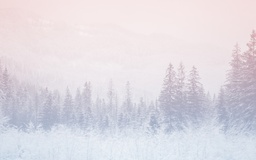
#> input picture Low_Contrast_Color.jpg, 256 x 160 px, shrunk from 1000 x 625 before the run
$ python Histogram_Equalization_Color.py
#> lines starting #> are read from the running program, lines starting #| are printed output that depends on the picture
# This program is written by Abubakr Shafique (abubakr.shafique@gmail.com)
import numpy as np	#This is to deal with numbers and arrays
import cv2 as cv	#This is to deal with images

def Max(Current_Value, New_Value):
	if New_Value > Current_Value:
		return New_Value
	else:
		return Current_Value

def Min(Current_Value, New_Value):
	if New_Value < Current_Value:
		return New_Value
	else:
		return Current_Value

def Histogram_Computation(Image):
	Image_Height = Image.shape[0]
	Image_Width = Image.shape[1]
	Image_Channels = Image.shape[2]

	Histogram = np.zeros([256, Image_Channels], np.int32)

	Max_Intensity = np.zeros([Image_Channels], np.int32)
	Min_Intensity = np.full([Image_Channels], 255, np.int32)

	for x in range(0, Image_Height):
		for y in range(0, Image_Width):
			for c in range(0, Image_Channels):
				Histogram[Image[x,y,c],c] +=1
				Max_Intensity[c] = Max(Max_Intensity[c], Image[x,y,c])
				Min_Intensity[c] = Min(Min_Intensity[c], Image[x,y,c])

	return Histogram, Min_Intensity, Max_Intensity

def New_Pixel_Value(Current_Value, Min, Max):
	Target_Max = 255
	Target_Min = 0
	return (Target_Min + (Current_Value - Min) * int(Target_Max-Target_Min)/(Max-Min))

def Histogram_Equalization(Image, Min, Max):
	Image_Height = Image.shape[0]
	Image_Width = Image.shape[1]
	Image_Channels = Image.shape[2]
	Size = (Image_Height, Image_Width, Image_Channels)

	New_Image = np.zeros(Size, np.uint8)

	for x in range(0, Image_Height):
		for y in range(0, Image_Width):
			for c in range(0, Image_Channels):
				New_Image[x,y,c] = New_Pixel_Value(Image[x,y,c], Min[c], Max[c])

	return New_Image
def main():
	Input_Image = cv.imread("Low_Contrast_Color.jpg") # This is to read the color Image
#> Input_Image is the input picture: shape (160, 256, 3); mean B, G, R 225.8, 218.9, 223.4

	Histogram_GrayScale, Min, Max = Histogram_Computation(Input_Image)
#> after the loop in Histogram_Computation, `for x in range(0, Image_Height):`: Max_Intensity = [251, 242, 250]; Min_Intensity = [171, 163, 162]
#> Histogram_GrayScale = 256 rows, first 8: [0, 0, 0], [0, 0, 0], [0, 0, 0], [0, 0, 0], [0, 0, 0], [0, 0, 0], [0, 0, 0], [0, 0, 0]; Min = [171, 163, 162]; Max = [251, 242, 250]

	New_Image = Histogram_Equalization(Input_Image, Min, Max)
#> the loop in Histogram_Equalization, `for x in range(0, Image_Height):` made 160 passes
#> after the loop in Histogram_Equalization, `for x in range(0, Image_Height):`:
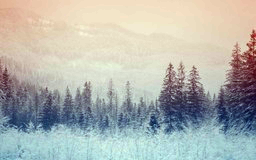
#> New_Image: shape (160, 256, 3); mean B, G, R 174.1, 179.8, 177.4
	#Now to print our output Histogram
	cv.imwrite("Fixed_Low_Contrast.png", New_Image)
	input("Please Enter to Continue...")

if __name__ == '__main__':
	main()

$ run again, with Low_Contrast.jpg copied over Low_Contrast_Color.jpg
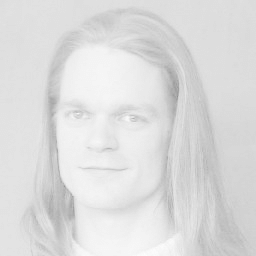
#> input picture Low_Contrast.jpg, 256 x 256 px
#> in main, Input_Image is the input picture: shape (256, 256, 3); min 143, max 253, mean 220.5
#> after the loop in Histogram_Computation, `for x in range(0, Image_Height):`: Max_Intensity = [253, 253, 253]; Min_Intensity = [143, 143, 143]
#> Histogram_GrayScale = 256 rows, first 8: [0, 0, 0], [0, 0, 0], [0, 0, 0], [0, 0, 0], [0, 0, 0], [0, 0, 0], [0, 0, 0], [0, 0, 0]; Min = [143, 143, 143]; Max = [253, 253, 253]
#> the loop in Histogram_Equalization, `for x in range(0, Image_Height):` made 256 passes
#> after the loop in Histogram_Equalization, `for x in range(0, Image_Height):`:
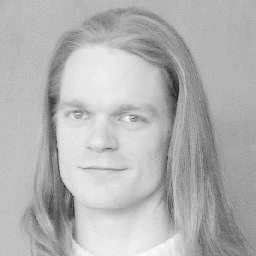
#> New_Image: shape (256, 256, 3); min 0, max 255, mean 179.1
